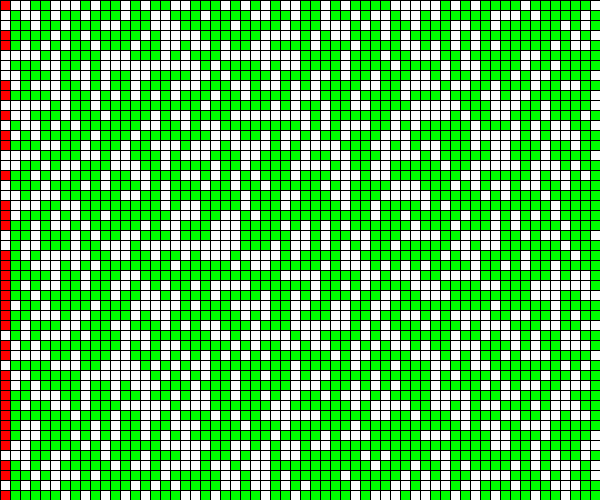
Frame 1 (no input)
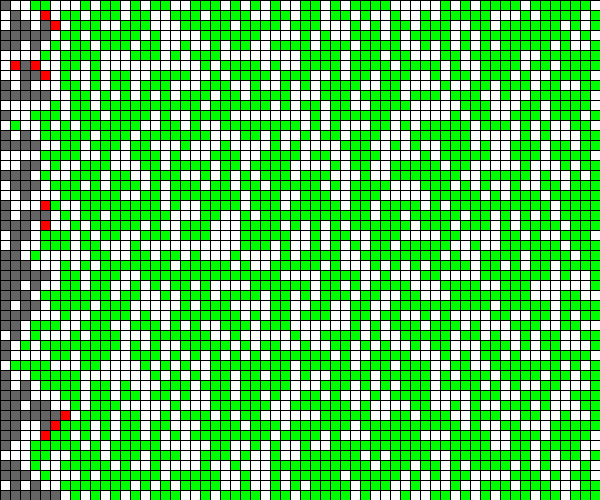
Frame 60 (the mouse pressed at the canvas centre just before this capture)
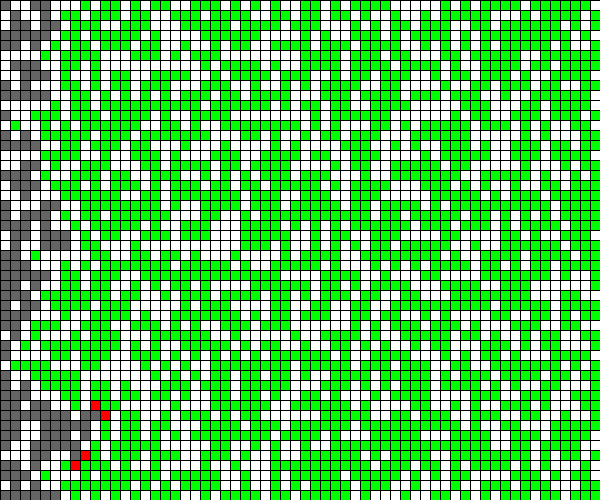
Frame 120 (the mouse held since frame 60 and released just before this capture)

The Processing sketch that drew these frames (run headless with seeded random() and noise(); from frame 60 on, the mouse is pressed at the canvas centre):

// Processing sketch: TreeBurning
// ── TreeBurning.pde
/**IMPORTANT:
 *Please read through the logic of this sketch before you try to modify anything.
 *Please answer ALL questions in the source code BEFORE writing any code.
 */
BurnTrees treeSim;
int ROWS;
int COLS;
double DENSITY;
int SQUARESIZE;

void setup() {
  size(600, 500);
  ROWS = 50;
  COLS = 60;
  /**question 1 *********************************
   *At this point you have initialized width, height,ROWS,COLS. You can change these values
   *to alter the screen size, but you cannot just change one value!
   *What must be true about the ratio of these values in order for this simulation to display squares?
   *ANSWER HERE: ratio of ROWS to height and COLS to width should be the sam,e
   */

  DENSITY = .61;
  treeSim = new BurnTrees(ROWS, COLS, DENSITY);
  /**question 2 *********************************
   *Given that you can change the size() and the number of ROWS and COLS,
   *How do you calculate the SQUARESIZE (size of each square you draw) using an expression?
   *ANSWER : replace squareSize = width/COLS; with the correct square size.
   * DO NOT just write a number, it must work when you change the size() command or the ROWS and COLS
   */
  SQUARESIZE = width/COLS;//side length
}

/*DO NOT UPDATE THIS METHOD*/
void draw() {
  background(0);
  //frameCount tells you how many times the draw method was called.
  if (frameCount % 10 == 0) {
    treeSim.tick();
    //println("Testing code:"+ frameCount);
  }
  /**question 3 *********************************
   *Here we only call tick() when the frameCount % 10 == 0.
   *Why do we want to do this?
   *(The print statement is NOT part of the simulation, it is to help you answer this question)
   *hint:  If you cannot figure this out analytically, experiment to test
   *       the difference by changing the code. A print statement is commented out to facilitate testing.
   *ANSWER HERE: This will make 6 ticks happen every second instead of 60, but also allows the window to be refreshed at the old rate of 60 times/s
   */

  String[]lines = treeSim.toString().split("\n");

  //Convert the 2D array into a grid of RED/GREEN/WHITE/GREY Squares.
  stringToSquares(lines);

  //Output the resulting time and dimensions of the simulation
  if (treeSim.done()) {
    fill(0);
    textSize(20);
    text("Simulation of "+COLS+"by"+ROWS+" board lasted "+treeSim.getTicks()+" ticks", 20, 20);
  }
}

/**
 *Clicking the mouse will reset the simulation by re-constructing the treeSim variable.
 */
void mouseClicked() {
  /**question 4 *********************************
   *We can easily reset the simulation by clicking the mouse.
   *Please use the same values that it was initialized with in the setup.
   * ANSWER: UPDATE THE NEXT LINE
   */
  treeSim = new BurnTrees(ROWS, COLS, DENSITY);
}


/** question 5 *********************************
 *Write the method that will take an array of the different lines of the board string,
 *and draw ROWSxCOLS colored squares on the screen
 *@param lines: an array of the lines of the toString method that has ROWS strings, each having a length of COLS
 *              e.g. [ "@ @@","@@@ "," @ @"] for a ROWS=3, COLS=4 board.
 *ANSWER: Complete this method.
 */
void stringToSquares(String[]lines) {
  /**Complete this method.
   *1. Break up your screen by drawing ROWSxCOLS squares of the same color.
   *2. Decide how to fill them in using the String[] parameter
   *   Colors: Fire = RED, Tree = GREEN, SPACE = WHITE, ASH = GREY
   */
  for (int i = 0; i<ROWS; i++) {
    for (int j = 0; j<COLS; j++) {
      char item = lines[i].charAt(j);
      if (item == '@'){
        fill(0,255,0);
      } else if (item == ' '){
        fill(255);
      } else if (item == '.'){
        fill(100);
      } else {
        fill(255,0,0);
      }
      square(j*SQUARESIZE, i*SQUARESIZE, SQUARESIZE);
    }
  }
}


/***THIS IS YOUR PRIOR LAB (only a subset of methods)***/

import java.util.*;
public class BurnTrees {
  private int[][]map;
  private int ticks;
  private static final int TREE = 2;
  private static final int FIRE = 1;
  private static final int ASH = 3;
  private static final int SPACE = 0;
  private ArrayDeque<Integer>frontier;


  /**Determine if the simulation is still burning
   *@return false if any fires are still burning, true otherwise
   */
  public boolean done() {
    return frontier.size() == 0;
  }


  public void spread(int row, int col) {
    map[row][col]=ASH;

    if (row > 0) {
      if (map[row-1][col]==TREE) {
        map[row-1][col]=FIRE;
        frontier.add(row-1);
        frontier.add(col);
      }
    }
    if (row < map.length-1) {
      if (map[row+1][col]==TREE) {
        map[row+1][col]=FIRE;
        frontier.add(row+1);
        frontier.add(col);
      }
    }
    if (col > 0) {
      if (map[row][col-1]==TREE) {
        map[row][col-1]=FIRE;
        frontier.add(row);
        frontier.add(col-1);
      }
    }
    if (col < map[0].length-1) {
      if (map[row][col+1]==TREE) {
        map[row][col+1]=FIRE;
        frontier.add(row);
        frontier.add(col+1);
      }
    }
  }

  /**This is the core of the simulation. All of the logic for advancing to the next round goes here.
   *All existing fires spread new fires, and turn to ash
   *new fires should remain fire, and not spread.
   */
  public void tick() {
    if (!done()) { //THIS IS THE ONLY MODIFICATION TO THE LAB
      ticks++;
      int fires = frontier.size();
      while (fires > 0) {
        int r = frontier.remove();
        int c = frontier.remove();
        spread(r, c);
        fires-=2;
      }
    }
  }

  /**Initialize the simulation.
   *If you add more instance variables you can add more here,
   *otherwise it is complete
   */
  public BurnTrees(int rows, int cols, double density) {
    frontier = new ArrayDeque<Integer>();
    map = new int[rows][cols];
    for (int r=0; r<map.length; r++ ) {
      for (int c=0; c < map[r].length; c++ ) {
        if (Math.random() < density) {
          map[r][c]=TREE;
        }
      }
    }
    start();//set the left column on fire.
  }

  public void start() {
    for (int i = 0; i < map.length; i++) {
      if (map[i][0]==TREE) {
        map[i][0]=FIRE;
        frontier.add(i);
        frontier.add(0);
      }
    }
  }

  public int getTicks() {
    return ticks;
  }

  public String toString() {
    StringBuilder builder = new StringBuilder();
    for (int i = 0; i < map.length; i++) {
      for (int c = 0; c < map[i].length; c++) {
        if (map[i][c]==SPACE)
          builder.append(" ");
        else if (map[i][c]==TREE)
          builder.append("@");
        else if (map[i][c]==FIRE)
          builder.append("w");
        else if (map[i][c]==ASH)
          builder.append(".");
      }
      builder.append("\n");
    }
    return builder.toString();
  }
}
